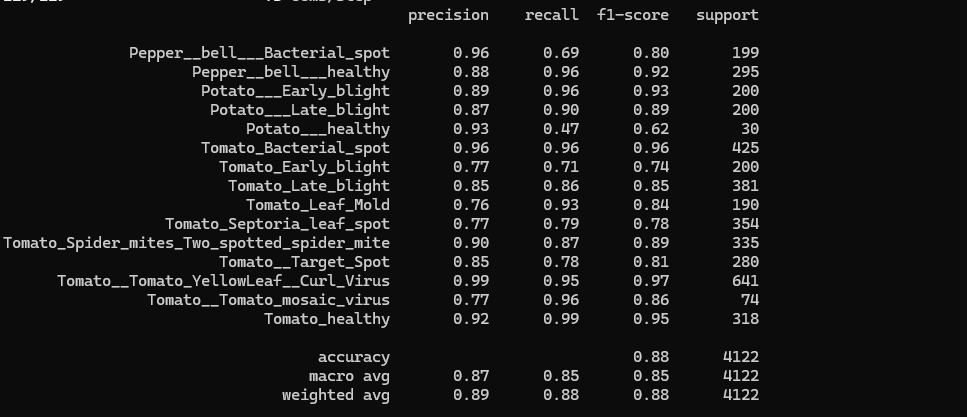

Write the Python code that produced this figure.
# -*- coding: utf-8 -*-
import os
import tensorflow as tf
from tensorflow.keras.preprocessing.image import ImageDataGenerator
from tensorflow.keras import layers, models
from sklearn.metrics import classification_report

# Set up paths
data_dir = "C:/Users/jason/Documents/plant_leaf_cnn/plantvillage"
img_height, img_width = 180, 180
batch_size = 32

# Prepare the dataset
train_datagen = ImageDataGenerator(
    rescale=1./255,
    validation_split=0.2,  # 80% training, 20% validation
)

train_generator = train_datagen.flow_from_directory(
    data_dir,
    target_size=(img_height, img_width),
    batch_size=batch_size,
    subset='training',
    class_mode='categorical',
    shuffle=True
)

val_generator = train_datagen.flow_from_directory(
    data_dir,
    target_size=(img_height, img_width),
    batch_size=batch_size,
    subset='validation',
    class_mode='categorical',
    shuffle=False
)

# Build the CNN model
model = models.Sequential([
    layers.Conv2D(32, (3,3), activation='relu', input_shape=(img_height, img_width, 3)),
    layers.MaxPooling2D(2,2),
    layers.Conv2D(64, (3,3), activation='relu'),
    layers.MaxPooling2D(2,2),
    layers.Conv2D(128, (3,3), activation='relu'),
    layers.MaxPooling2D(2,2),
    layers.Flatten(),
    layers.Dense(128, activation='relu'),
    layers.Dense(train_generator.num_classes, activation='softmax')
])

# Compile the model
model.compile(optimizer='adam',
              loss='categorical_crossentropy',
              metrics=['accuracy'])

# Train the model
history = model.fit(
    train_generator,
    validation_data=val_generator,
    epochs=10
)

# Evaluate the model
val_generator.reset()
predictions = model.predict(val_generator)
predicted_classes = predictions.argmax(axis=-1)
true_classes = val_generator.classes
class_labels = list(val_generator.class_indices.keys())

# Print classification report
print(classification_report(true_classes, predicted_classes, target_names=class_labels))

# Save model
model.save("plant_leaf_disease_cnn.h5")
